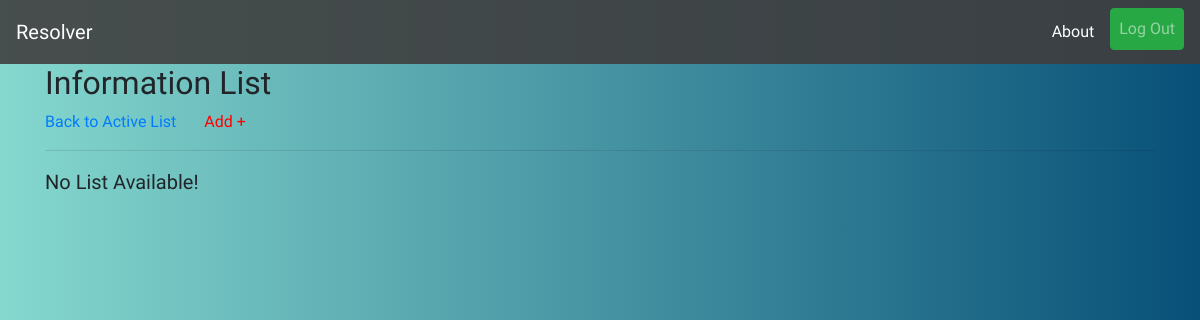
Page /info-list/ (signed in) on the earlier database version.
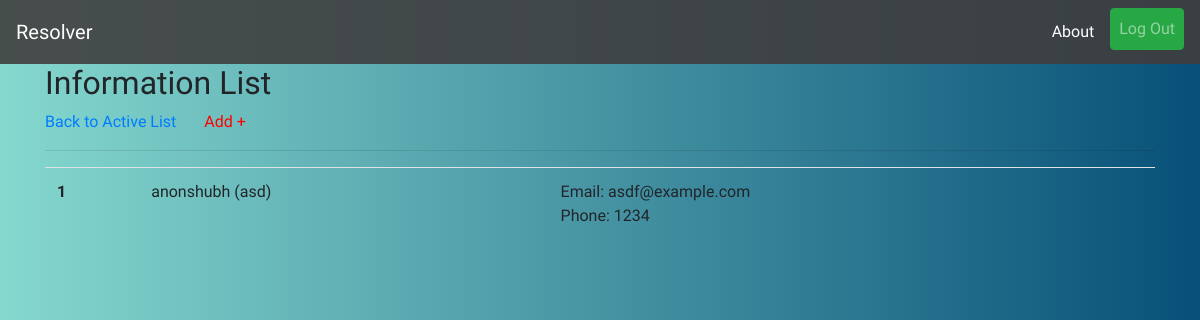
Same page on the later database version.
### reporter/models.py (models this page shows, shortened)
class InformationList(models.Model):
    user = models.ForeignKey(UserInfo,on_delete=models.CASCADE,blank=True)
    name = models.CharField(max_length=56)
    course = models.CharField(max_length=56)
    email = models.EmailField(null=True,blank=True)
    phone = models.PositiveIntegerField(null=True,blank=True)
    approved = models.BooleanField(default=False)
    department = models.CharField(max_length=3,blank=True)
    year = models.CharField(max_length=4,blank=True)

### reporter/views.py (the view)
# urls.py: path('info-list/',views.infolist_list_view,name='info-list'),
@login_required
def infolist_list_view(request):
    user = request.user.info
    qs = InformationList.objects.filter(department=user.department,year=user.join_year,approved=True)
    return render(request,'reporter/info-list.html',{'object_list':qs})

### reporter/templates/reporter/info-list.html (shortened to what this page needs)
{% extends 'base.html' %}
{% block content %}
<h2>Information List</h2>
<a href="{% url 'reporter:index' %}">Back to Active List</a>
<a class="ml-4 rcolor" href="{% url 'reporter:info-add' %}">Add +</a>
<hr>
<div class="table-responsive">
  <table class="table table-hover">
    <tbody>
      {% for object in object_list %}
      <tr>
        <th scope="row">{{forloop.counter}}</th>
        <td>{{object.name}} ({{object.course}})</td>
        <td>{% if object.email %}Email: {{object.email}}{% endif %}<br>{% if object.phone %}Phone: {{object.phone}}{% endif %}</td>
      </tr>
      {% empty %}
      <p class="lead">No List Available!</p>
      {% endfor %}
    </tbody>
  </table>
</div>
{% endblock %}

Differences in the rows shown:
added InformationList: name "anonshubh", course "asd", email "asdf@example.com", phone "1234"
Other differences:
text no longer shown: "No List Available!"
